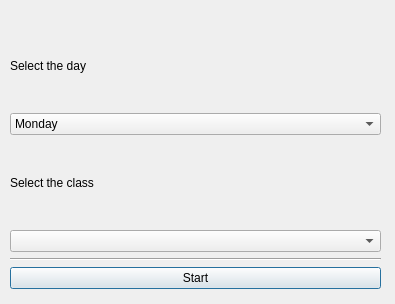
<?xml version="1.0" encoding="UTF-8"?>
<ui version="4.0">
 <class>dialog</class>
 <widget class="QDialog" name="dialog">
  <property name="geometry">
   <rect>
    <x>0</x>
    <y>0</y>
    <width>395</width>
    <height>304</height>
   </rect>
  </property>
  <property name="windowTitle">
   <string>Smart Attendance System 1.0</string>
  </property>
  <widget class="QWidget" name="layoutWidget">
   <property name="geometry">
    <rect>
     <x>10</x>
     <y>24</y>
     <width>371</width>
     <height>265</height>
    </rect>
   </property>
   <layout class="QVBoxLayout" name="verticalLayout">
    <item>
     <widget class="QLabel" name="lbl_display">
      <property name="text">
       <string>Select the day</string>
      </property>
     </widget>
    </item>
    <item>
     <widget class="QComboBox" name="cmb_day">
      <item>
       <property name="text">
        <string>Monday</string>
       </property>
      </item>
      <item>
       <property name="text">
        <string>Tuesday</string>
       </property>
      </item>
      <item>
       <property name="text">
        <string>Wednesday</string>
       </property>
      </item>
      <item>
       <property name="text">
        <string>Thursday</string>
       </property>
      </item>
      <item>
       <property name="text">
        <string>Friday</string>
       </property>
      </item>
     </widget>
    </item>
    <item>
     <widget class="QLabel" name="label_2">
      <property name="text">
       <string>Select the class</string>
      </property>
     </widget>
    </item>
    <item>
     <widget class="QComboBox" name="cmb_class"/>
    </item>
    <item>
     <widget class="Line" name="line">
      <property name="orientation">
       <enum>Qt::Horizontal</enum>
      </property>
     </widget>
    </item>
    <item>
     <layout class="QHBoxLayout" name="horizontalLayout_3">
      <item>
       <widget class="QPushButton" name="btn_start">
        <property name="text">
         <string>Start</string>
        </property>
       </widget>
      </item>
     </layout>
    </item>
   </layout>
  </widget>
 </widget>
 <resources/>
 <connections/>
</ui>
